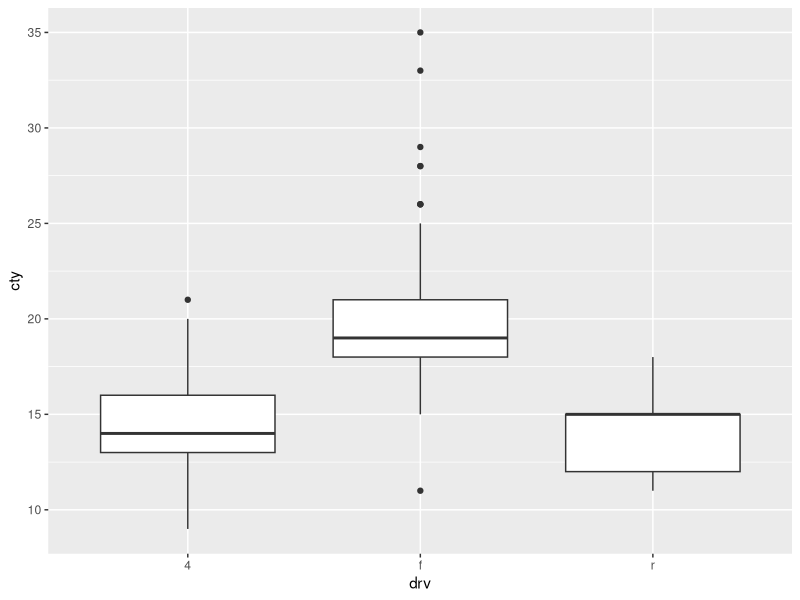
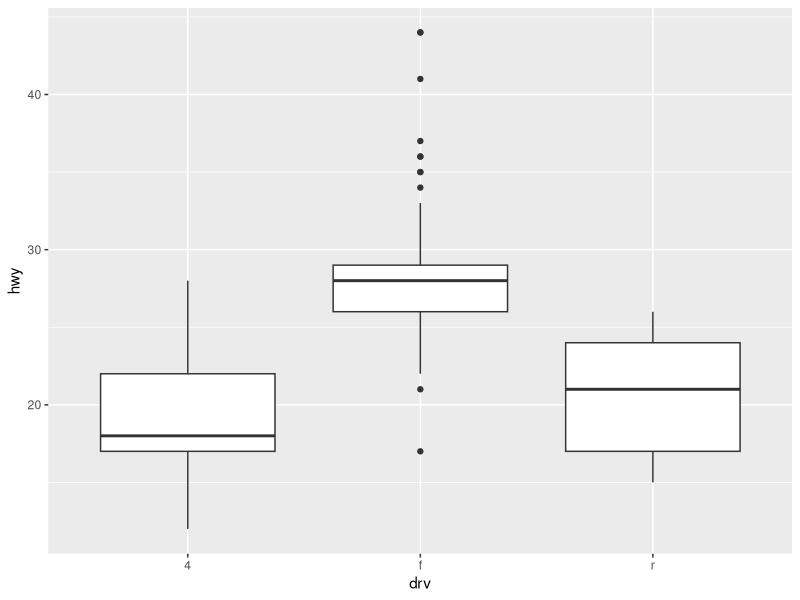
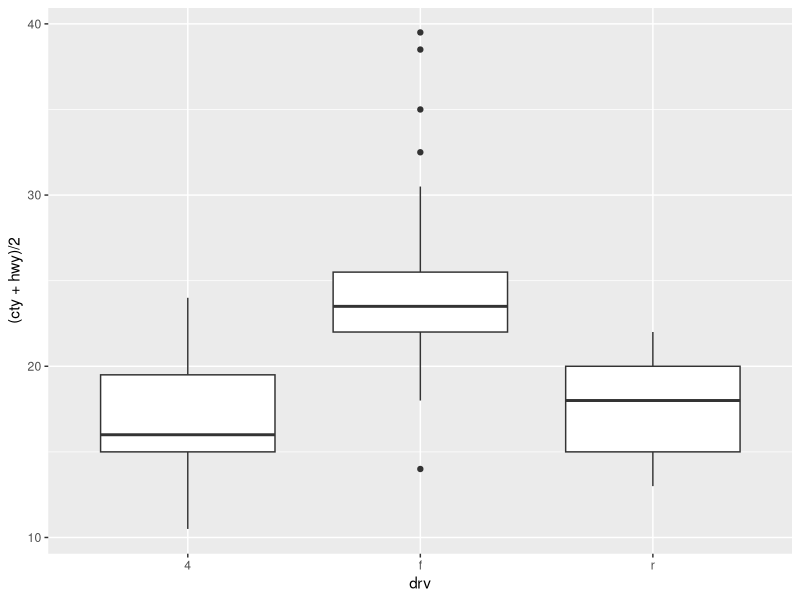

Source code (R) for these figures, in order:
# 1. mpg{ggplot2} 데이터셋을 변수 df_mpg 로 로딩하시고,
# 2. 이 df_mpg 데이터프레임의 구조를 파악하신후,
# 3. 아래 조건으로, 파생변수를 생성하세요..
# 가. 파생변수 이름: total_avg (통합연비)
# 나. 파생변수 생성규칙: df_mpg$파생변수 <- 값
# 다. 통합연비(total_avg)의 대표값으로, 
# (1) 산술평균
# (2) 중위수
# 를 구했을 때에,
# 라. 통합연비(total_avg) 기준으로, 연비합격판정을
# 내린다면, 가장 적절한 통합연비의 기준값은
# 어느값으로 하는게 좋은지 결정하세요.

library(ggplot2)
df_mpg <- mpg

class(df_mpg)  # tbl_df
mode(df_mpg)  # list
str(df_mpg)
dim(df_mpg)
summary(df_mpg)

(mean <- mean(df_mpg$cty + df_mpg$hwy) / 2)  # 20.14957
(med <- median(df_mpg$cty + df_mpg$hwy) / 2)  # 20.5
# cty: Median :17.00   hwy: Median :24.00  
# cty: Mean   :16.86   hwy: Mean   :23.44

# (df_mpg$total_avg <- )

# 조건만족하는 행 뽑아내기
(drv4 <- df_mpg[df_mpg$drv == '4',])
(drvf <- df_mpg[df_mpg$drv == 'f',])
(drvr <- df_mpg[df_mpg$drv == 'r',])
(drv4 <- subset(df_mpg, drv=='4'))

(mean4 <- mean(drv4$cty + drv4$hwy) / 2) # 16.75243
(meanf <- mean(drvf$cty + drvf$hwy) / 2) # 24.06604
(meanr <- mean(drvr$cty + drvr$hwy) / 2) # 17.54

(median4 <- median(drv4$cty + drv4$hwy) / 2) # 16
(medianf <- median(drvf$cty + drvf$hwy) / 2) # 23.5
(medianr <- median(drvr$cty + drvr$hwy) / 2) # 18

qplot(data=df_mpg, x=drv, y=cty, geom='boxplot')
qplot(data=df_mpg, x=drv, y=hwy, geom='boxplot')
qplot(data=df_mpg, x=drv, y=(cty+hwy)/2, geom='boxplot')
